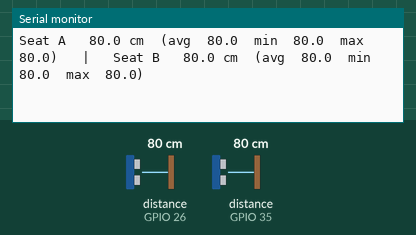
This sketch was run on a simulated ESP32. On the bench: the last lines printed to the serial monitor. Wiring (inferred from the names in the program): 2 × ultrasonic range finder: trigger GPIO 13, echo GPIO 35 / trigger GPIO 27, echo GPIO 26. Inputs (shaded band) come from the test bench; at power-on: distance to the obstacle (sensors on GPIO 26, GPIO 35) 80 cm. The echo pulse lasts 58.3 µs per cm.

Above: at 1.5 s.
1.6 s: distance to the obstacle (sensor on GPIO 26) set to 2 cm
At 2.4 s:
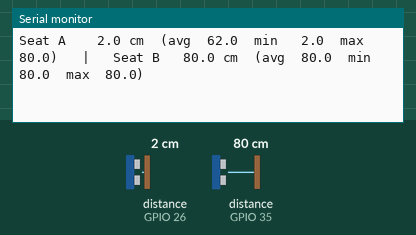
4.0 s: distance to the obstacle (sensor on GPIO 35) set to 2 cm
At 4.33 s:
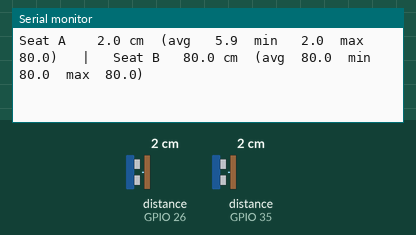
6.0 s: distance to the obstacle (sensor on GPIO 26) set to 18 cm
At 6.29 s:
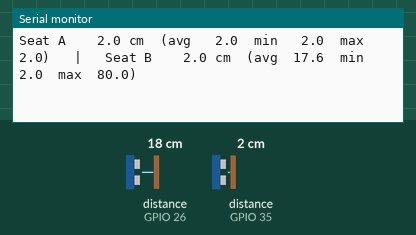
8.4 s: distance to the obstacle (sensor on GPIO 35) set to 18 cm
At 8.75 s:
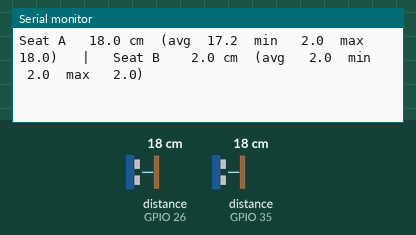
10.9 s: distance to the obstacle (sensor on GPIO 26) set to 4 cm
At 13.7 s:
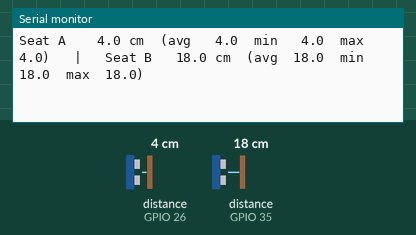
13.9 s: distance to the obstacle (sensor on GPIO 35) set to 4 cm
At 15.66 s:
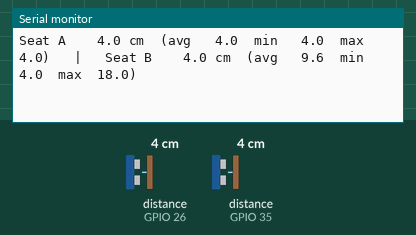
Timing chart, 0 to 17.2 s (numbered marks = the images above; inputs shaded):
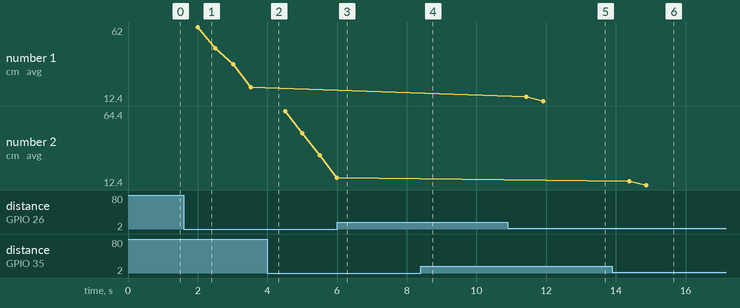

Measured:
- after the input at 1.6 s, the serial monitor: prints a new line after 0.40 s (image 1)
- after the input at 10.9 s, the serial monitor: prints a new line after 0.52 s (image 5)
- after the input at 13.9 s, the serial monitor: prints a new line after 0.48 s (image 6)
- plotted number 1: 21.5 → 12.4 after the input at 10.9 s

The sketch:

Sensor_Check.ino
```cpp
/* ===================================================================
   Sensor_Check.ino  -  measure first, calibrate second.

   This sketch does NOTHING except read the two ultrasonic sensors and
   print what they see. No WiFi, no LEDs, no decisions. If something is
   wrong with the hardware, this is where you will see it.

   HOW TO USE
     1. Upload this sketch.
     2. Tools > Serial Monitor, and set the speed to 115200.
     3. With BOTH seats EMPTY, let it settle for 10 seconds and write
        down the "avg" number for each seat.   -> SEAT_EMPTY_CM
     4. Sit the doll on seat A, wait 10 seconds, write down "avg".
        Do the same for seat B.                -> SEAT_TAKEN_CM
     5. Put those two numbers at the top of seat_guide.ino.

   WHAT YOU SHOULD SEE
     Empty seat  : about 13 cm  (beam 17 cm above the floor, 4 cm cube)
     Doll sitting: about  6 cm
     The avg should barely move. If it jumps around by more than about
     1 cm, something in the beam is moving or the sensor is loose.

   IF IT SAYS "NO ECHO"
     The sensor sent a pulse and nothing came back within 30 ms.
     Check, in this order:
       - the 4 wires of that sensor are fully seated
       - VCC of the sensor is on 5V (VIN), not 3.3V
       - TRIG and ECHO are not swapped
       - nothing is touching the front of the two metal cylinders
   =================================================================== */

// --- Pins: these match your wiring. Do not change them. ---
const int TRIG_PINS[2] = {27, 13};   // seat A, seat B
const int ECHO_PINS[2] = {26, 35};

const int   WINDOW   = 20;    // how many readings the average covers
const int   INTERVAL = 400;   // ms between printed lines

float  samples[2][WINDOW];
int    count[2]   = {0, 0};
int    next_i[2]  = {0, 0};
unsigned long lastPrint = 0;

// Sends one pulse and returns the distance in cm, or 0 if nothing came back.
float readDistance(int trigPin, int echoPin) {
  digitalWrite(trigPin, LOW);  delayMicroseconds(2);
  digitalWrite(trigPin, HIGH); delayMicroseconds(10);
  digitalWrite(trigPin, LOW);
  long duration = pulseIn(echoPin, HIGH, 30000);   // give up after 30 ms
  if (duration == 0) return 0;                     // no echo
  return duration * 0.0343 / 2.0;                  // sound there and back
}

void addSample(int i, float d) {
  samples[i][next_i[i]] = d;
  next_i[i] = (next_i[i] + 1) % WINDOW;
  if (count[i] < WINDOW) count[i]++;
}

float average(int i) {
  if (count[i] == 0) return 0;
  float sum = 0;
  for (int k = 0; k < count[i]; k++) sum += samples[i][k];
  return sum / count[i];
}

float lowest(int i) {
  float lo = samples[i][0];
  for (int k = 1; k < count[i]; k++) if (samples[i][k] < lo) lo = samples[i][k];
  return lo;
}

float highest(int i) {
  float hi = samples[i][0];
  for (int k = 1; k < count[i]; k++) if (samples[i][k] > hi) hi = samples[i][k];
  return hi;
}

void setup() {
  Serial.begin(115200);
  delay(300);
  for (int i = 0; i < 2; i++) {
    pinMode(TRIG_PINS[i], OUTPUT);
    pinMode(ECHO_PINS[i], INPUT);
  }
  Serial.println();
  Serial.println("=== Sensor check ===");
  Serial.println("Empty seat should read about 13 cm.");
  Serial.println("Doll sitting should read about 6 cm.");
  Serial.println("Let the avg settle for 10 seconds before writing it down.");
  Serial.println();
}

void loop() {
  // Read the two sensors one after the other, never at the same time,
  // so one sensor cannot hear the other one's echo.
  float a = readDistance(TRIG_PINS[0], ECHO_PINS[0]);
  delay(60);
  float b = readDistance(TRIG_PINS[1], ECHO_PINS[1]);
  delay(60);

  if (a > 0) addSample(0, a);
  if (b > 0) addSample(1, b);

  if (millis() - lastPrint > INTERVAL) {
    lastPrint = millis();

    if (a > 0) Serial.printf("Seat A %6.1f cm  (avg %5.1f  min %5.1f  max %5.1f)",
                             a, average(0), lowest(0), highest(0));
    else       Serial.printf("Seat A    NO ECHO  - check the wiring of sensor A ");

    Serial.print("   |   ");

    if (b > 0) Serial.printf("Seat B %6.1f cm  (avg %5.1f  min %5.1f  max %5.1f)\n",
                             b, average(1), lowest(1), highest(1));
    else       Serial.printf("Seat B    NO ECHO  - check the wiring of sensor B\n");
  }
}
```
